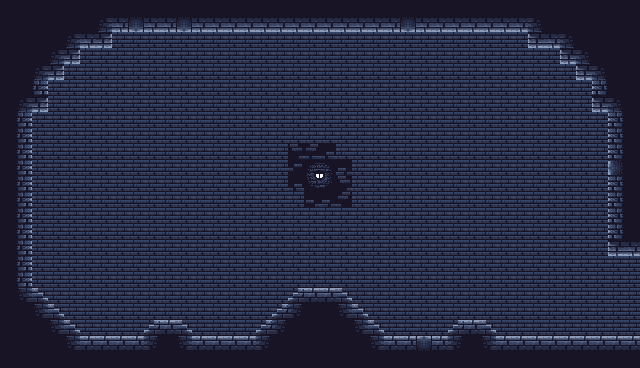

Tiled map render using the project's own tile images. Description and the map definition, with tile-layer contents summarised, below:
An orthogonal 40x23 tile map with 16x16 px tiles, 2 tile layers (background, platform) and 17 objects (right_down, npc_1, npc_2).

<map version="1.10" tiledversion="1.11.2" orientation="orthogonal" renderorder="left-down" width="40" height="23" tilewidth="16" tileheight="16" infinite="0" nextlayerid="6" nextobjectid="21">
 <tileset firstgid="1" source="tiles.tsx" />
 <layer id="1" name="background" width="40" height="23">
  <data>[920 cells, 920 non-empty, 12 distinct tile ids]</data>
 </layer>
 <layer id="2" name="platform" width="40" height="23">
  <data>[920 cells, 280 non-empty, 16 distinct tile ids]</data>
 </layer>
 <objectgroup id="3" name="obj">
  <object id="4" x="608" y="0">
   <polygon points="0,0 32,0 32,256 0,256" />
  </object>
  <object id="5" x="608" y="112">
   <polygon points="0,0 -16,0 -16,-64 0,-64" />
  </object>
  <object id="7" x="528" y="32">
   <polygon points="0,0 80,0 80,16 0,16" />
  </object>
  <object id="8" x="560" y="48">
   <polygon points="0,0 32,0 32,32" />
  </object>
  <object id="9" x="0" y="0">
   <polygon points="0,0 608,0 608,32 0,32 0,0" />
  </object>
  <object id="10" x="32" y="32">
   <polygon points="0,0 80,0 80,16 0,16" />
  </object>
  <object id="11" x="48" y="48">
   <polygon points="0,0 32,0 0,32" />
  </object>
  <object id="12" x="32" y="48">
   <polygon points="0,0 16,0 16,64 0,64" />
  </object>
  <object id="13" x="0" y="32">
   <polygon points="0,0 32,0 32,336 0,336" />
  </object>
  <object id="14" x="32" y="288">
   <polygon points="0,0 48,48 48,48 0,48 0,0" />
  </object>
  <object id="15" x="80" y="336">
   <polygon points="-48,0 560,0 560,32 -48,32" />
  </object>
  <object id="16" x="144" y="336">
   <polygon points="0,0 16,-16 32,-16 48,0" />
  </object>
  <object id="17" x="256" y="336">
   <polygon points="0,0 48,-48 80,-48 128,0 0,0" />
  </object>
  <object id="18" x="464" y="320">
   <polygon points="0,0 16,0 32,16 -16,16" />
  </object>
 </objectgroup>
 <objectgroup id="4" name="sensor">
  <object id="3" name="right_down" x="624" y="256">
   <polygon points="0,0 16,0 16,80 0,80" />
  </object>
 </objectgroup>
 <objectgroup id="5" name="npc">
  <object id="19" name="npc_1" x="208" y="320">
   <polygon points="0,0 16,0 16,16 0,16" />
  </object>
  <object id="20" name="npc_2" x="400" y="320">
   <polygon points="0,0 16,0 16,16 0,16" />
  </object>
 </objectgroup>
</map>
